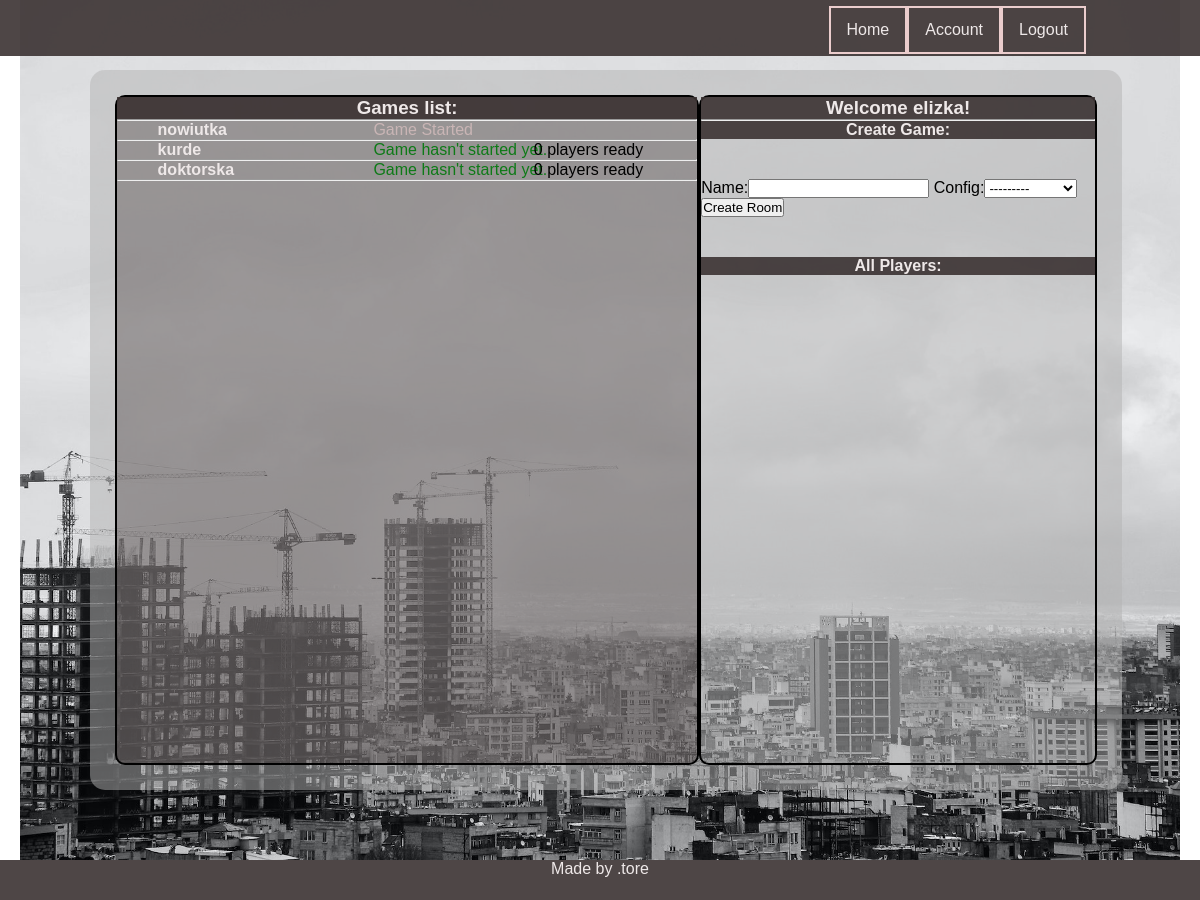
Screenshot of /player/home/s (signed in) with the database file from the repository.
### game/models.py (models this page shows, shortened)
class Game(models.Model):
    name = models.CharField(max_length=150)
    host = models.CharField(max_length=10)
    config = models.ForeignKey(Config, on_delete=models.CASCADE, related_name='game_config', blank=True, null=True)
    is_played = models.BooleanField(default=False)
    max_players = models.IntegerField(default=4)
    who_is_ready = models.ManyToManyField(Player, related_name="guys_ready", blank=True)
    who_is_playing = models.ManyToManyField(Player, related_name="guys_playing", blank=True)
    turn = models.IntegerField(default=1)
    turn_of_player = models.ForeignKey(Player, on_delete=models.CASCADE, related_name='czyja_tura', blank=True,
                                       null=True)
    @property
    def how_many_players_ready(self):
        return self.who_is_ready.count()

class Config(models.Model):
    name = models.CharField(max_length=150)
    nr_of_fields = models.IntegerField(default=28)
    special = models.IntegerField(default=8)
    money_for_round = models.IntegerField(default=300)
    start_money = models.IntegerField(default=1000)
    first_level_cost = models.IntegerField(default=200)
    upgrade_cost =  models.IntegerField(default=500)
    def __str__(self):
        return self.name

### player/models.py (models this page shows, shortened)
class Player(models.Model):
    name = models.ForeignKey(User, on_delete=models.CASCADE, related_name='player_name')
    parent = models.CharField(max_length =10)
    nick = models.CharField(max_length=10)
    in_game = models.CharField(max_length=200,default="",null=True)
    ready = models.BooleanField(default=False)
    moved = models.BooleanField(default=False, null=True, blank=True)
    money = models.IntegerField(default=150)
    position = models.IntegerField(default=0, null=True, blank=True)
    properties = models.CharField(max_length=400, null=True, default="")
    description = models.TextField(max_length=300, null=True)
    def __str__(self):
        return self.nick

### player/views.py (the view)
# urls.py: path('home/s', home, name='home'),
@login_required
def home(request):
    usr = request.user.username
    player = Player.objects.get(parent=usr)
    games = Game.objects.all()
    form = CreateGame
    args = {'usr': usr, 'games': games, 'form': form, 'player':player}
    return render(request, 'player/home.html', args)

### templates/player/home.html (shortened to what this page needs)
{% extends 'base.html' %} {% load static %}  {% block css %}
<link rel="stylesheet" href="{% static 'css/home.css' %}" />
{% endblock %} {% block content %}
<section class="lobby">
  <div class="__header">
    <h3>Games list:</h3>
  </div>
  <hr />
  <ul class="games_list">
    {% for g in games %}
    <div class="game_list__container">
      <li class="game_list__game">
        <a class="game_list__room" href="{% url 'detail' g.id %}">
          <strong>{{g.name}}</strong>
        </a>
        {% if g.is_played %}
        <span class="__game_status --gray">Game Started</span>
        {% else %}
        <span class="__game_status --green">Game hasn't started yet.</span>
        {% if g.how_many_players_ready == 4 %}
        <span class="__players_status --red"> Full</span> {% else %}
        <span class="__players_status">
          {{g.how_many_players_ready}} players ready{% endif %}
        </span>
        {% endif %}
      </li>
    </div>
    <hr />
    {% endfor %}
  </ul>
</section>
<section class="user_menu">
  <div class="__header">
    <h1>Welcome {{player}}!</h1>
  </div>
  <hr />
  <div class="__header">
    <h4>Create Game:</h4>
  </div>
  <form class="new_game_form" method="POST" action='{% url "new_room"%}'>
    {% csrf_token %} {{form}}
    <button type="submit" name="create" value="ok">Create Room</button>
  </form>
  <div class="__header">
    <h4>All Players:</h4>
  </div>
</section>
{% endblock %}

### static/css/main.css (style rules this page uses)
* { padding: 0; margin: 0; box-sizing: border-box; }
body { font-family: "Noto Sans JP", sans-serif; }
:root { --main-bg-color: hsla(0, 0%, 70%, 50%); --main-bars-color: rgba(59, 50, 50, 0.9); --main-color-alpha: rgba(39, 26, 26, 0.3); --main-gold-border: #f69c55; --font-color: rgb(238, 232, 232); }

### static/css/home.css (style rules this page uses)
.user_menu, .lobby { border: 2px solid black; border-radius: 10px; }
.lobby { width: 70%; background-color: var(--main-color-alpha); }
.__header { color: var(--font-color); background-color: var(--main-bars-color); text-align: center; }
.games_list { list-style: none; }
.game_list__game { margin-left: 7%; position: relative; }
.game_list__room { text-decoration: none; color: var(--font-color); }
.__game_status, .__players_status { position: absolute; }
.__game_status { left: 40%; }
.__players_status { right: 10%; }
.new_game_form { margin: 40px 0; }
.--green { color: rgb(14, 122, 23); }
.--gray { color: rgb(201, 181, 181); }

### rows the page displays
Game: name "nowiutka", is_played "Game Started"
Game: name "kurde", how_many_players_ready "0"
Game: name "doktorska", how_many_players_ready "0"
Player: nick "elizka"
